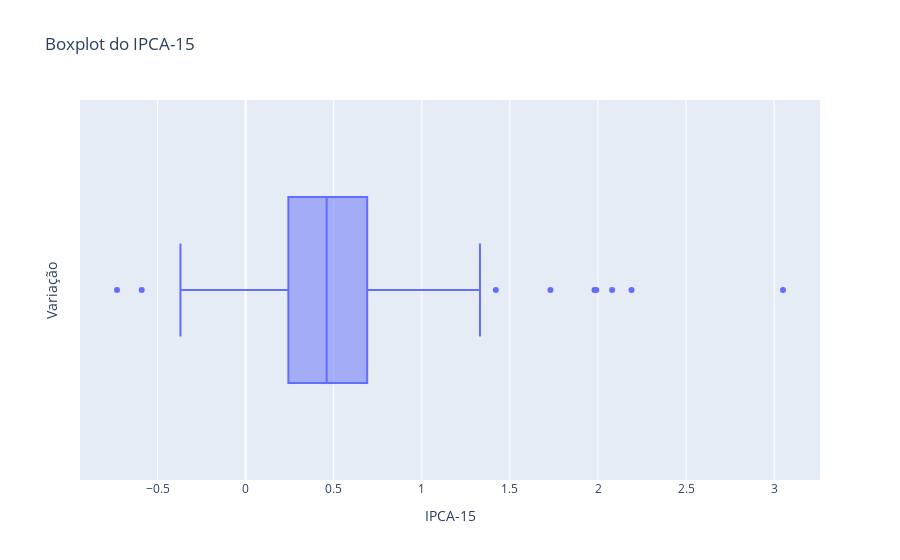
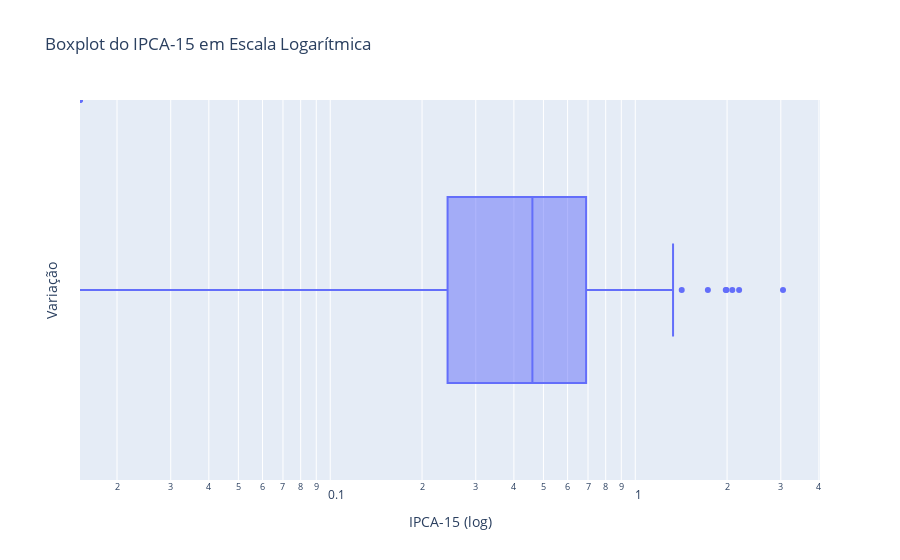

The notebook cell these images were saved under, in order:
### Markdown cell above
> **Parte legal - Visualização**

### Code cell
# Configuração do boxplot para o IPCA sem escala logarítmica
fig_box_ipca = px.box(
    ipca15, 
    x='var_ipca15', 
    title='Boxplot do IPCA-15',
    labels={'ipca15': 'Variação'}
)

# Configurando os eixos do gráfico
fig_box_ipca.update_xaxes(title_text='IPCA-15')
fig_box_ipca.update_yaxes(title_text='Variação')

# Mostrar o boxplot do IPCA sem escala logarítmica
fig_box_ipca.show()

# Configuração do boxplot para o IPCA em escala logarítmica
fig_box_ipca_log = px.box(
    ipca15, 
    x='var_ipca15', 
    title='Boxplot do IPCA-15 em Escala Logarítmica', 
    labels={'ipca15': 'Variação'}
    )

# Configurando os eixos do gráfico
fig_box_ipca_log.update_xaxes(title_text='IPCA-15 (log)', type='log')
fig_box_ipca_log.update_yaxes(title_text='Variação')

# Mostrar o boxplot do IPCA em escala logarítmica
fig_box_ipca_log.show()

### Figure 1 — Plotly figure (JSON) as saved in the notebook; plotly's stock layout.template omitted (floating-point values rounded to 4 significant figures; data arrays with more than 128 entries replaced by an {"elided": "..."} marker saying what was removed)
{"data": [{"alignmentgroup": "True", "hovertemplate": "var_ipca15=%{x}<extra></extra>", "legendgroup": "", "marker": {"color": "#636efa"}, "name": "", "notched": false, "offsetgroup": "", "orientation": "h", "showlegend": false, "type": "box", "x": {"elided": "283 float values"}, "x0": " ", "xaxis": "x", "y0": " ", "yaxis": "y"}], "layout": {"boxmode": "group", "legend": {"tracegroupgap": 0}, "title": {"text": "Boxplot do IPCA-15"}, "xaxis": {"anchor": "y", "domain": [0, 1], "title": {"text": "IPCA-15"}}, "yaxis": {"anchor": "x", "domain": [0, 1], "title": {"text": "Variação"}}}}

### Figure 2 — Plotly figure (JSON) as saved in the notebook; plotly's stock layout.template omitted (floating-point values rounded to 4 significant figures; data arrays with more than 128 entries replaced by an {"elided": "..."} marker saying what was removed)
{"data": [{"alignmentgroup": "True", "hovertemplate": "var_ipca15=%{x}<extra></extra>", "legendgroup": "", "marker": {"color": "#636efa"}, "name": "", "notched": false, "offsetgroup": "", "orientation": "h", "showlegend": false, "type": "box", "x": {"elided": "283 float values"}, "x0": " ", "xaxis": "x", "y0": " ", "yaxis": "y"}], "layout": {"boxmode": "group", "legend": {"tracegroupgap": 0}, "title": {"text": "Boxplot do IPCA-15 em Escala Logarítmica"}, "xaxis": {"anchor": "y", "domain": [0, 1], "title": {"text": "IPCA-15 (log)"}, "type": "log"}, "yaxis": {"anchor": "x", "domain": [0, 1], "title": {"text": "Variação"}}}}
